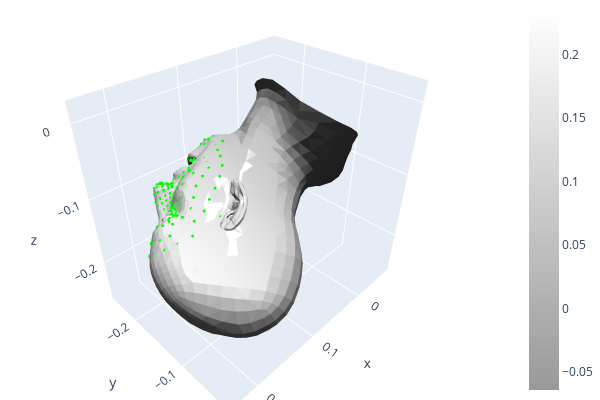

The notebook cell this image was saved under:
### Markdown cell above
## Mesh

### Code cell
parameters=mesh_GA.getMesh(getParams=True,visualize=True)

### Figure 1 — Plotly figure (JSON) as saved in the notebook; plotly's stock layout.template omitted (floating-point values rounded to 4 significant figures; data arrays with more than 128 entries replaced by an {"elided": "..."} marker saying what was removed)
{"data": [{"colorscale": [[0, "rgb(153, 153, 153)"], [1, "rgb(255,255,255)"]], "flatshading": true, "i": {"elided": "9976 int values"}, "intensity": {"elided": "5023 float values"}, "j": {"elided": "9976 int values"}, "k": {"elided": "9976 int values"}, "lighting": {"ambient": 0.18, "diffuse": 1, "facenormalsepsilon": 1e-15, "fresnel": 0.1, "roughness": 0.05, "specular": 1, "vertexnormalsepsilon": 1e-15}, "lightposition": {"x": 100, "y": 200, "z": 0}, "type": "mesh3d", "x": {"elided": "5023 float values"}, "y": {"elided": "5023 float values"}, "z": {"elided": "5023 float values"}}, {"marker": {"color": {"elided": "410x3 int values"}, "size": 1}, "mode": "markers", "type": "scatter3d", "x": {"elided": "410 float values"}, "y": {"elided": "410 float values"}, "z": {"elided": "410 float values"}}], "layout": {"height": 400, "margin": {"b": 0, "l": 0, "r": 0, "t": 0}, "scene": {"camera": {"center": {"x": 0, "y": 0, "z": 0}, "up": {"x": 0, "y": 0, "z": 1}}}, "showlegend": false, "width": 600}}
